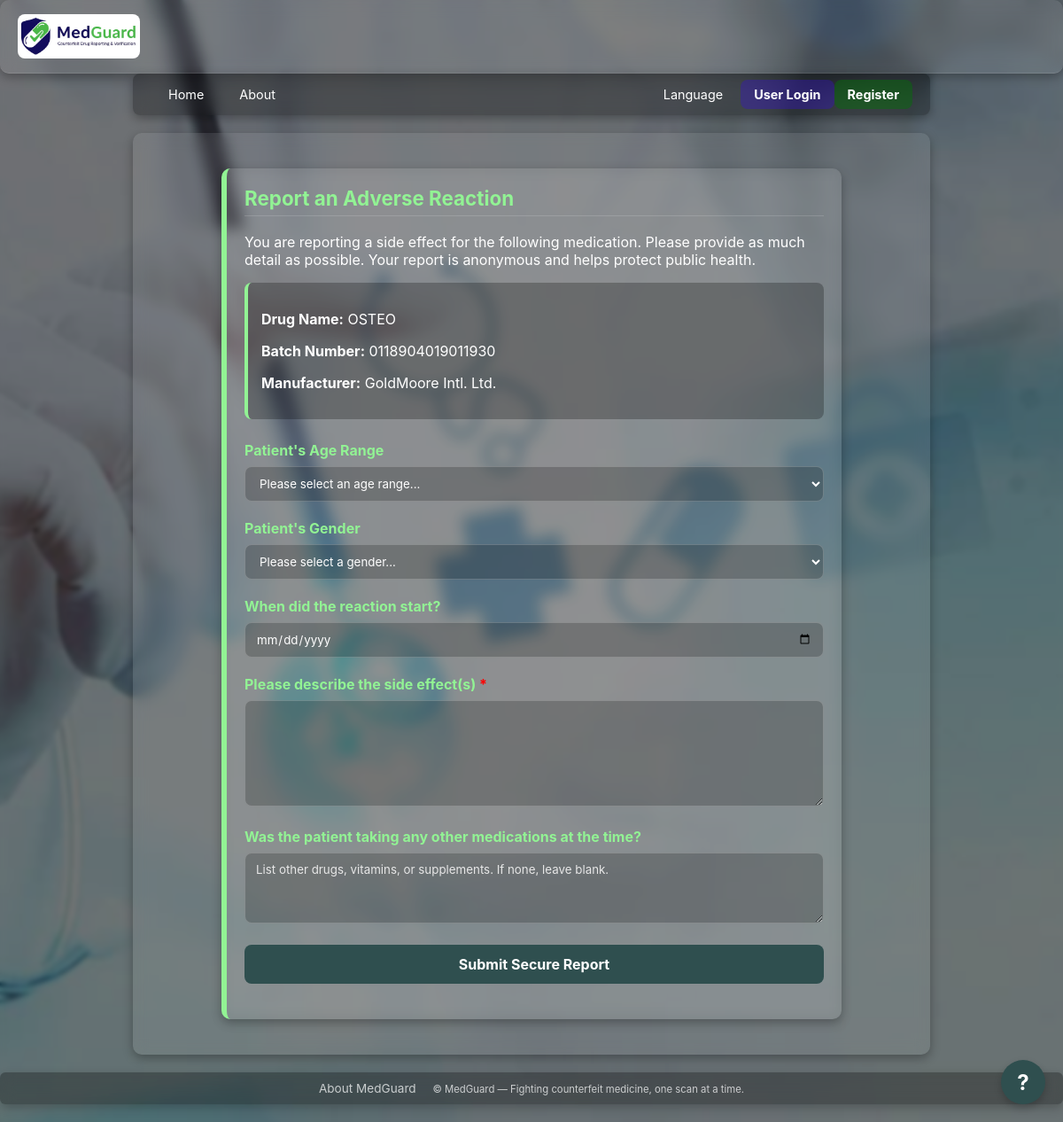
Page /report-adr/8 on the committed database.
### tables this page shows
CREATE TABLE drugs (
            id INTEGER PRIMARY KEY AUTOINCREMENT,
            name TEXT NOT NULL,
            batch_number TEXT UNIQUE NOT NULL,
            mfg_date TEXT NOT NULL,
            expiry_date TEXT NOT NULL,
            manufacturer TEXT NOT NULL,
            created_at TEXT DEFAULT (datetime('now'))
        );

### backend/app.py (the view)
    @app.route("/report-adr/<int:drug_id>")
    def adr_report_form(drug_id):
        conn = get_db()
        drug = conn.execute("SELECT id, name, batch_number, manufacturer FROM drugs WHERE id = ?", (drug_id,)).fetchone()
        if not drug:
            abort(404)
        return render_template("adr_report.html", drug=drug)

### backend/database.py (called while the page is built)
def get_db():
    if "db" not in g:
        conn = sqlite3.connect(
            cfg.DB_PATH,
            detect_types=sqlite3.PARSE_DECLTYPES,
            timeout=10
        )
        conn.row_factory = sqlite3.Row
        conn.execute("PRAGMA journal_mode=WAL;")
        g.db = conn
    return g.db

### frontend/templates/adr_report.html (shortened to what this page needs)
{% extends "base.html" %} {% block content %}
<div class="panel adr-form-panel">
  <h2>Report an Adverse Reaction</h2>
  <p>
    You are reporting a side effect for the following medication. Please provide
    as much detail as possible. Your report is anonymous and helps protect
    public health.
  </p>
  <div class="drug-info-box" style="margin-bottom: 25px">
    <p><strong>Drug Name:</strong> {{ drug.name }}</p>
    <p><strong>Batch Number:</strong> {{ drug.batch_number }}</p>
    <p><strong>Manufacturer:</strong> {{ drug.manufacturer }}</p>
  </div>
  <form id="adr-form">
    <div class="form-group">
      <label for="patient-age-range">Patient's Age Range</label>
      <select id="patient-age-range" class="input">
        <option value="" disabled selected>
          Please select an age range...
        </option>
      </select>
    </div>
    <div class="form-group">
      <label for="patient-gender">Patient's Gender</label>
      <select id="patient-gender" class="input">
        <option value="" disabled selected>Please select a gender...</option>
      </select>
    </div>
    <div class="form-group">
      <label for="reaction-start-date">When did the reaction start?</label>
      <input type="date" id="reaction-start-date" class="input" />
    </div>
    <div class="form-group">
      <label for="reaction-description"
        >Please describe the side effect(s)
        <span style="color: red">*</span></label
      >
      <textarea
        id="reaction-description"
        class="input"
        style="min-height: 120px"
        required
      ></textarea>
    </div>
    <div class="form-group">
      <label for="other-medications"
        >Was the patient taking any other medications at the time?</label
      >
      <textarea
        id="other-medications"
        class="input"
        placeholder="List other drugs, vitamins, or supplements. If none, leave blank."
        style="min-height: 80px"
      ></textarea>
    </div>
    <button
      type="submit"
      class="btn btn-yellow"
      style="width: 100%; padding: 12px; font-size: 16px"
    >
      Submit Secure Report
    </button>
  </form>
</div>
{% endblock %}

### frontend/static/styles.css (style rules this page uses)
:root { --mg-green: #2f4f4f; --mg-yellow: #92f394; --mg-white: #ffffff; --mg-red: #b45e19; --mg-success: #28a745; }
* { box-sizing: border-box; font-family: Inter, system-ui, -apple-system, Segoe UI, Roboto, Arial, sans-serif; }
body { margin: 0; background: var(--mg-green); color: var(--mg-white); }
.panel { background: rgba(255, 255, 255, 0.05); border-radius: 12px; padding: 20px; margin-bottom: 20px; box-shadow: 0 4px 12px rgba(0, 0, 0, 0.15); border-left: 6px solid var(--mg-yellow); }
.panel h2 { margin-top: 0; color: var(--mg-yellow); font-size: 1.4rem; border-bottom: 1px solid rgba(255, 255, 255, 0.15); padding-bottom: 6px; }
.input { padding: 10px 12px; border-radius: 8px; border: 1px solid rgba(255, 255, 255, 0.2); background: rgba(255, 255, 255, 0.08); color: var(--mg-white); min-width: 220px; }
.input::placeholder { color: #e7e7e7; }
.btn { cursor: pointer; border: none; border-radius: 8px; padding: 10px 14px; font-weight: 700; transition: all 0.2s ease; text-decoration: none !important; }
.btn-yellow { background: var(--mg-green); color: #fff; }

### frontend/templates/adr_report.html (style rules this page uses)
.adr-form-panel { max-width: 700px; margin: 20px auto; }
.form-group { margin-bottom: 20px; }
.form-group label { display: block; margin-bottom: 8px; font-weight: bold; color: var(--mg-yellow); }
.input, select, textarea { width: 100%; background: rgba(0, 0, 0, 0.2); color: #fff; }
.drug-info-box { background: rgba(0, 0, 0, 0.25); border-left: 4px solid var(--mg-yellow); padding: 15px; border-radius: 8px; }

### rows in the picture
drugs: name "OSTEO", batch_number "0118904019011930", manufacturer "GoldMoore Intl. Ltd."
